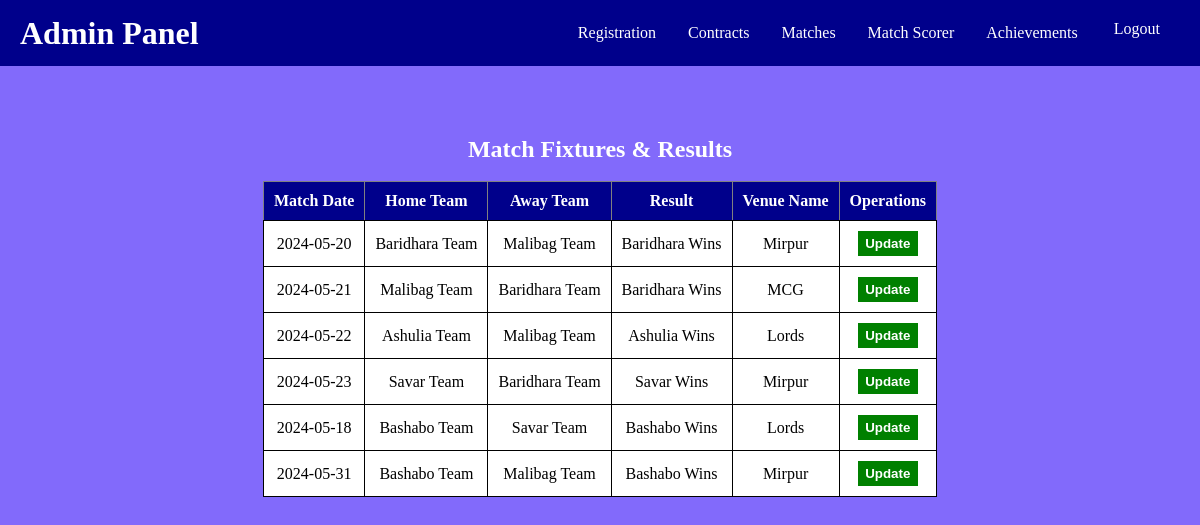
The app's page /Cricket-Club-Player-Achievement/matches_admin.php (signed in) with its own data.
### tables this page shows
CREATE TABLE `Matches` (
  `match_id` int(11) NOT NULL,
  `match_date` date NOT NULL,
  `home_team_id` int(11) NOT NULL,
  `away_team_id` int(11) NOT NULL,
  `result` varchar(50) DEFAULT NULL,
  `venue_id` int(11) NOT NULL
);

CREATE TABLE `Team` (
  `team_id` int(11) NOT NULL,
  `team_name` varchar(50) NOT NULL,
  `club_id` int(11) NOT NULL
);

CREATE TABLE `Venue` (
  `venue_id` int(11) NOT NULL,
  `venue_name` varchar(200) NOT NULL,
  `location` varchar(200) NOT NULL
);

### Cricket-Club-Player-Achievement/matches_admin.php (the view, shortened to what this page needs)
<?php
include("database.php");
$query_matches = "SELECT m.match_id, m.match_date,m.result, v.venue_name, h.team_name AS HOME_TEAM, a.team_name AS AWAY_TEAM
FROM Matches m
JOIN Team h ON h.team_id = m.home_team_id
JOIN Team a ON a.team_id = m.away_team_id
JOIN Venue v ON v.venue_id = m.venue_id
ORDER BY m.match_id ASC;";
$result_matches = mysqli_query($conn, $query_matches);
$total = mysqli_num_rows($result_matches);
?>
<!DOCTYPE html>
<html lang="en">
<head>
    <link rel="stylesheet" href="style.css">
</head>
<body>
<div class="navbar">
    <h1>Admin Panel</h1>
    <div justify-content-end>
    <div class="dropdown">
        <button class="dropbtn">Registration</button>
    </div>
    <div class="dropdown">
        <button class="dropbtn">Contracts</button>
    </div>
    <div class="dropdown">
        <button class="dropbtn">Matches</button>
    </div>
    <div class="dropdown">
        <button class="dropbtn">Match Scorer</button>
    </div>
    <div class="dropdown">
        <button class="dropbtn">Achievements</button>
    </div>
    <a class="logout"href="logout.php">Logout</a>
    </div>
</div>
<div class="table-container">
    <?php
    if ($total != 0) {
        echo "<h2>Match Fixtures & Results</h2><br>";
        echo "<table border='1' cellspacing='7'>
            <tr>
                <th>Match Date</th>
                <th>Home Team</th>
                <th>Away Team</th>
                <th>Result</th>
                <th>Venue Name</th>
                <th>Operations</th>
            </tr>";
        while($row = mysqli_fetch_assoc($result_matches)) {
            echo "<tr>
                <td>{$row['match_date']}</td>
                <td>{$row['HOME_TEAM']}</td>
                <td>{$row['AWAY_TEAM']}</td>
                <td>{$row['result']}</td>
                <td>{$row['venue_name']}</td>
                <td><a href='matches_admin_update.php?match_id=$row[match_id]'><input type ='submit' value= 'Update' class='update'></a>
            </tr>";
        }
        echo "</table>";
    } else {
        echo "<p>No matches found</p>";
    }
    ?>
</div>
</body>
</html>

### Cricket-Club-Player-Achievement/style.css (style rules this page uses)
* { margin: 0; padding: 0; box-sizing: border-box; }
body { background-color: rgb(130, 106, 251); padding: 0 10px; }

### Cricket-Club-Player-Achievement/matches_admin.php (style rules this page uses)
body { font-family: 'Times New Roman', Times, serif; margin: 0; padding: 0; }
.navbar { display: flex; justify-content: space-between; align-items: center; background-color: darkblue; padding: 10px 20px; }
.navbar h1 { color: white; margin: 0; }
.navbar a { text-decoration: none; padding: 10px 20px; color: white; font-size: 16px; }
.table-container { margin: 30px; margin-top: 70px; text-align: center; }
h2 { color: white; }
table { background-color: white; margin: 0 auto; border-collapse: collapse; }
th { background-color: darkblue; color: white; padding: 10px; }
td { padding: 10px; border: 1px solid black; border-radius: 5px; }
.update { color: white; border: 0; outline: none; height: 25px; width: 60px; font-weight: bold; cursor: pointer; background-color: green; }
.dropbtn { font-size: 16px; border: none; outline: none; color: white; padding: 14px 16px; background-color: inherit; margin: 0; font-family: 'Times New Roman', Times, serif; }
.dropdown { float: left; overflow: hidden; }
.logout { display: inline-block; }

### records on screen
matches: match_date "2024-05-20", home_team.team_name "Baridhara Team", away_team.team_name "Malibag Team", result "Baridhara Wins", venue.venue_name "Mirpur"
matches: match_date "2024-05-21", home_team.team_name "Malibag Team", away_team.team_name "Baridhara Team", result "Baridhara Wins", venue.venue_name "MCG"
matches: match_date "2024-05-22", home_team.team_name "Ashulia Team", away_team.team_name "Malibag Team", result "Ashulia Wins", venue.venue_name "Lords"
matches: match_date "2024-05-23", home_team.team_name "Savar Team", away_team.team_name "Baridhara Team", result "Savar Wins", venue.venue_name "Mirpur"
matches: match_date "2024-05-18", home_team.team_name "Bashabo Team", away_team.team_name "Savar Team", result "Bashabo Wins", venue.venue_name "Lords"
matches: match_date "2024-05-31", home_team.team_name "Bashabo Team", away_team.team_name "Malibag Team", result "Bashabo Wins", venue.venue_name "Mirpur"
